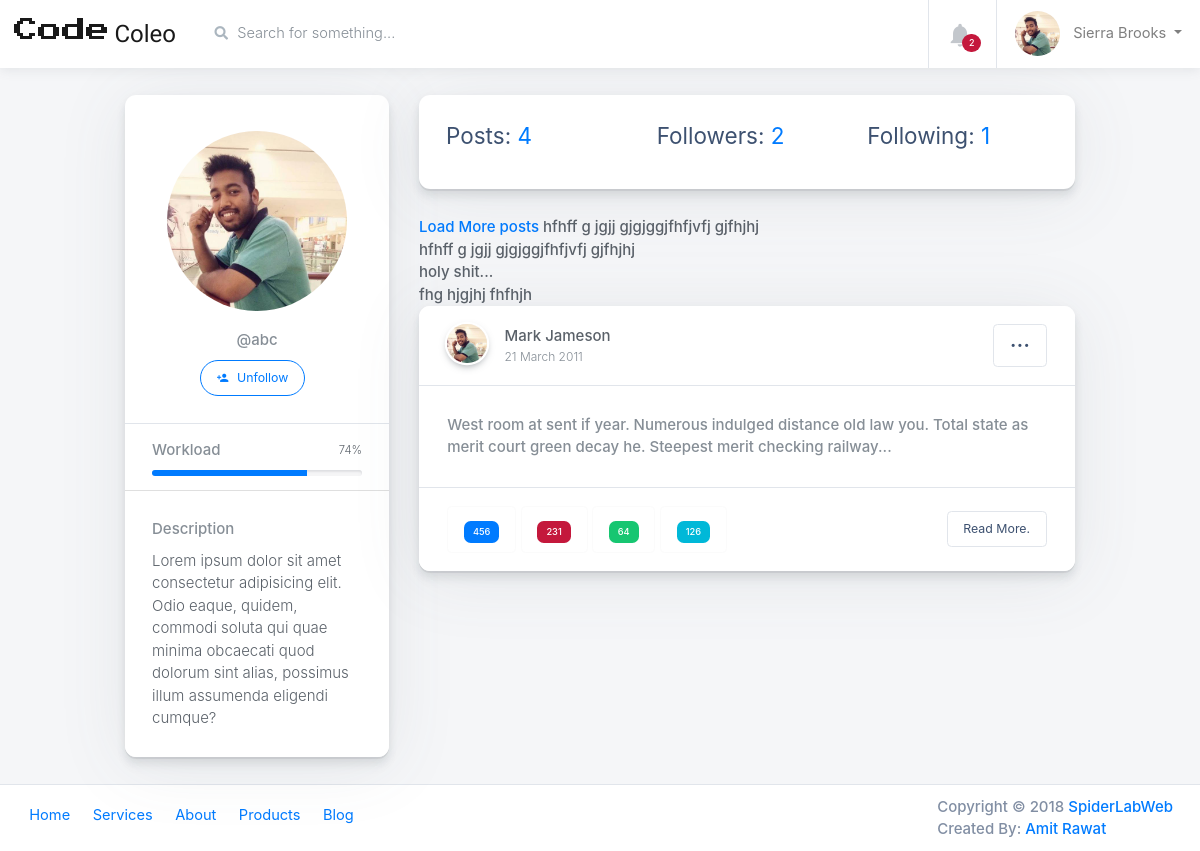
The app's page /abc/ (signed in) with its own data.
### accounts/models.py (models this page shows, shortened)
class UserProfile(models.Model):
    user = models.OneToOneField(settings.AUTH_USER_MODEL, related_name='profile')
    following = models.ManyToManyField(settings.AUTH_USER_MODEL,blank=True, related_name='followed_by')
    objects= UserProfileManager()
    def get_following(self):
        users = self.following.all()
        return users.exclude(username = self.user.username)
    def get_follow_url(self):
        return reverse_lazy("profiles:follow", kwargs={'username':self.user.username})

### posts/models.py (models this page shows, shortened)
class Post(models.Model):
    parent = models.ForeignKey("self",blank=True, null=True)
    user = models.ForeignKey(settings.AUTH_USER_MODEL,default=1)
    title = models.CharField(max_length=50, blank=True, null=True)
    content = models.CharField(max_length=155)
    liked = models.ManyToManyField(settings.AUTH_USER_MODEL, blank=True, related_name="liked")
    timestamp = models.DateTimeField(auto_now_add=True)
    updated = models.DateTimeField(auto_now=True)
    objects = PostManager()
    class Meta:
        ordering = ['-timestamp']
    def __str__(self):
        return self.content

### accounts/views.py (the view)
# urls.py: url(r'^(?P<username>[\w.@+-]+)/$', UserDetailView.as_view(), name='detail'),
class UserDetailView(DetailView):
    qeryset = User.objects.all()
    template_name = 'accounts/user_detail.html'
    def get_object(self):
            return get_object_or_404(User, username__iexact=self.kwargs.get("username"))
    def get_context_data(self, **kwargs):
        context = super().get_context_data(**kwargs)
        following = UserProfile.objects.is_following(self.request.user,self.get_object())
        context["sidebar"] = False
        context["following"] = following
        return context

### accounts/models.py (called while the page is built)
    def all(self):
        qs = self.get_queryset().all()
        try:
            if self.instance:
                qs = qs.exclude(user=self.instance)
        except:
            pass
        return qs

    def is_following(self, user, followed_by_user):
        user_profile, created = UserProfile.objects.get_or_create(user=user)
        if created:
            return False
        if followed_by_user in user_profile.following.all():
            return True
        return False

### accounts/templates/accounts/user_detail.html (shortened to what this page needs)
{% extends "base.html" %}
{% load static %}
{% block main-container-bar %}
<main class="main-content  col-sm-12 p-0 {% if sidebar %} col-lg-10 col-md-9 col-sm-12 p-0 offset-lg-2 offset-md-3 {% else %} col-lg-12 col-md-12 col-sm-12 p-0 {% endif %}">
    <div class="main-navbar sticky-top bg-white">
{% endblock main-container-bar %}
{% block navbar-logo %}
<a class="navbar-brand w-25 mr-0" href="#" style="line-height: 25px;">
    <div class="d-table m-auto">
        <span class="d-none d-md-inline ml-1" style="font-family: 'Press Start 2P', cursive; font-size: 24px; ">Code</span> <span class="d-none d-md-inline ml-1" style="font-family: 'Orbitron', sans-serif; font-size: 24px;">Coleo</span>
    </div>
</a>
{% endblock navbar-logo %}
{% block content %}
<div class="row mt-4">
    <div class="col-lg-1">
    </div>
    <div class="col-lg-3">
      <div class="card card-small mb-4 pt-3">
        <div class="card-header border-bottom text-center">
          <div class="mb-3 mx-auto">
            <img class="rounded-circle" src="{% static 'images/avatars/0.jpg'%}" alt="User Avatar" width="180"> </div>
          <span class="text-muted d-block mb-2">@{{object.username}}</span>
          <a href="{{ object.profile.get_follow_url}}" class="mb-2 btn btn-sm btn-pill btn-outline-primary mr-2">
            <i class="material-icons mr-1">person_add</i> {% if following %} Unfollow {% else %} Follow {% endif %} </a>
        </div>
        <ul class="list-group list-group-flush">
          <li class="list-group-item px-4">
            <div class="progress-wrapper">
              <strong class="text-muted d-block mb-2">Workload</strong>
              <div class="progress progress-sm">
                <div class="progress-bar bg-primary" role="progressbar" aria-valuenow="74" aria-valuemin="0" aria-valuemax="100" style="width: 74%;">
                  <span class="progress-value">74%</span>
                </div>
              </div>
            </div>
          </li>
          <li class="list-group-item p-4">
            <strong class="text-muted d-block mb-2">Description</strong>
            <span>Lorem ipsum dolor sit amet consectetur adipisicing elit. Odio eaque, quidem, commodi soluta qui quae minima obcaecati quod dolorum sint alias, possimus illum assumenda eligendi cumque?</span>
          </li>
        </ul>
      </div>
    </div>
    <div class="col-lg-7">
      <div class="card card-small mb-4 p-2">
        <ul class="list-group list-group-flush">
          <li class="list-group-item p-3">
            <div class="row">
              <div class="col-lg-4 ">
                <h5>Posts: <a href="#" data-toggle="modal" data-target="#exampleModalCenter"> {{object.post_set.count}} </a></h5>
              </div>
              <div class="col-lg-4">
                  <h5>Followers: <a href="#" data-toggle="modal" data-target="#followersModal"> {{ object.followed_by.all.count}} </a></h5>
              </div>
              <div class="col-lg-4 ">
                  <h5>Following: <a href="#" data-toggle="modal" data-target="#followingModal"> {{ object.profile.get_following.count }} </a></h5>
              </div>
            </div>
          </li>
        </ul>
      </div>
      <a href="#" id="loadmore">Load More posts</a>
      {% for post in object.post_set.all %}
        {{ post }} <br>
      {% endfor %}
      <div class="card card-small card-post mb-4">
        <div class="card-header border-bottom d-flex">
            <div class="card-post__author d-flex">
              <img class="card-post__author-avatar card-post__author-avatar--small" src="{% static 'images/avatars/0.jpg' %}" alt="User Avatar">
              <div class="d-flex flex-column justify-content-center ml-3">
                <span class="card-post__author-name">Mark Jameson</span>
                <small class="text-muted">21 March 2011</small>
              </div>
            </div>
            <div class="my-auto ml-auto">
              <button class="btn btn-sm btn-white py-0" type="button" id="dropdownMenu1" data-toggle="dropdown" aria-haspopup="true" aria-expanded="true"> <h5>...</h5> </button>
            </div>
          </div>
      <div class="card-body">
        <p class="card-text text-muted">West room at sent if year. Numerous indulged distance old law you. Total state as merit court green decay he. Steepest merit checking railway...</p>
      </div>
      <div class="card-footer border-top d-flex">
          <button type="button" class="mb-0 btn btn-sm btn-outline-light mr-1"> <span class="badge badge-primary">456</span> </button>
          <button type="button" class="mb-0 btn btn-sm btn-outline-light mr-1"> <span class="badge badge-danger">231</span> </button>
          <button type="button" class="mb-0 btn btn-sm btn-outline-light mr-1"> <span class="badge badge-success">64</span> </button>
          <button type="button" class="mb-0 btn btn-sm btn-outline-light mr-1"> <span class="badge badge-info">126</span> </button>
        <div class="my-auto ml-auto">
          <a class="btn btn-sm btn-white" href="#"> Read More. </a>
        </div>
      </div>
      </div>
    </div>
    <div class="col-lg-1">
    </div>
  </div>
{% endblock content %}

### records on screen
Post: content "hfhff g jgjj gjgjggjfhfjvfj gjfhjhj"
Post: content "hfhff g jgjj gjgjggjfhfjvfj gjfhjhj"
Post: content "holy shit..."
Post: content "fhg hjgjhj fhfhjh"

### other values on screen
{{ object.username }} "abc"
{{ object.post_set.count }} "4"
{{ object.followed_by.all.count }} "2"
{{ object.profile.get_following.count }} "1"
